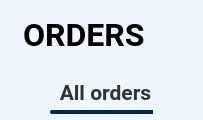
         <widget class="QFrame" name="Menu_orders">
          <property name="minimumSize">
           <size>
            <width>0</width>
            <height>120</height>
           </size>
          </property>
          <property name="maximumSize">
           <size>
            <width>16777215</width>
            <height>120</height>
           </size>
          </property>
          <property name="styleSheet">
           <string notr="true">*{
background-color: rgb(240, 246, 255);
}
QPushButton{
border-radius:none;
color: rgb(186, 189, 182);
}
QPushButton:hover{
;
	color: rgb(0, 0, 0);
}</string>
          </property>
          <property name="frameShape">
           <enum>QFrame::NoFrame</enum>
          </property>
          <property name="frameShadow">
           <enum>QFrame::Raised</enum>
          </property>
          <layout class="QHBoxLayout" name="horizontalLayout_5" stretch="1750,50,190">
           <property name="spacing">
            <number>0</number>
           </property>
           <property name="leftMargin">
            <number>0</number>
           </property>
           <property name="topMargin">
            <number>0</number>
           </property>
           <property name="rightMargin">
            <number>0</number>
           </property>
           <property name="bottomMargin">
            <number>0</number>
           </property>
           <item>
            <widget class="QFrame" name="frame">
             <property name="frameShape">
              <enum>QFrame::NoFrame</enum>
             </property>
             <property name="frameShadow">
              <enum>QFrame::Raised</enum>
             </property>
             <layout class="QVBoxLayout" name="verticalLayout_15" stretch="70,0">
              <property name="spacing">
               <number>0</number>
              </property>
              <property name="leftMargin">
               <number>0</number>
              </property>
              <property name="topMargin">
               <number>0</number>
              </property>
              <property name="rightMargin">
               <number>0</number>
              </property>
              <property name="bottomMargin">
               <number>0</number>
              </property>
              <item>
               <widget class="QLabel" name="Orders_label">
                <property name="minimumSize">
                 <size>
                  <width>0</width>
                  <height>70</height>
                 </size>
                </property>
                <property name="maximumSize">
                 <size>
                  <width>16777215</width>
                  <height>70</height>
                 </size>
                </property>
                <property name="font">
                 <font>
                  <family>Roboto</family>
                  <pointsize>24</pointsize>
                  <weight>75</weight>
                  <italic>false</italic>
                  <bold>true</bold>
                  <underline>false</underline>
                  <strikeout>false</strikeout>
                  <kerning>true</kerning>
                 </font>
                </property>
                <property name="styleSheet">
                 <string notr="true">margin-left: 15px;</string>
                </property>
                <property name="text">
                 <string>ORDERS</string>
                </property>
               </widget>
              </item>
              <item>
               <widget class="QFrame" name="Menu_frame">
                <property name="minimumSize">
                 <size>
                  <width>0</width>
                  <height>50</height>
                 </size>
                </property>
                <property name="maximumSize">
                 <size>
                  <width>16777215</width>
                  <height>50</height>
                 </size>
                </property>
                <property name="cursor">
                 <cursorShape>ArrowCursor</cursorShape>
                </property>
                <property name="styleSheet">
                 <string notr="true">QPushButton#Allorders_btn{
	color: rgb(46, 52, 54);
}
QFrame#underline_1{
background-color: rgb(0, 41, 77);
border-radius:2px;
}</string>
                </property>
                <property name="frameShape">
                 <enum>QFrame::NoFrame</enum>
                </property>
                <property name="frameShadow">
                 <enum>QFrame::Raised</enum>
                </property>
                <widget class="QPushButton" name="Allorders_btn">
                 <property name="geometry">
                  <rect>
                   <x>40</x>
                   <y>10</y>
                   <width>131</width>
                   <height>26</height>
                  </rect>
                 </property>
                 <property name="font">
                  <font>
                   <family>Roboto</family>
                   <pointsize>16</pointsize>
                   <weight>75</weight>
                   <bold>true</bold>
                   <underline>false</underline>
                  </font>
                 </property>
                 <property name="cursor">
                  <cursorShape>PointingHandCursor</cursorShape>
                 </property>
                 <property name="styleSheet">
                  <string notr="true"/>
                 </property>
                 <property name="text">
                  <string>All orders</string>
                 </property>
                 <property name="default">
                  <bool>true</bool>
                 </property>
                 <property name="flat">
                  <bool>true</bool>
                 </property>
                </widget>
                <widget class="QFrame" name="underline_1">
                 <property name="geometry">
                  <rect>
                   <x>50</x>
                   <y>40</y>
                   <width>111</width>
                   <height>4</height>
                  </rect>
                 </property>
                 <property name="minimumSize">
                  <size>
                   <width>0</width>
                   <height>4</height>
                  </size>
                 </property>
                 <property name="maximumSize">
                  <size>
                   <width>120</width>
                   <height>4</height>
                  </size>
                 </property>
                 <property name="styleSheet">
                  <string notr="true"/>
                 </property>
                 <property name="frameShape">
                  <enum>QFrame::NoFrame</enum>
                 </property>
                 <property name="frameShadow">
                  <enum>QFrame::Raised</enum>
                 </property>
                </widget>
                <widget class="QFrame" name="underline_2">
                 <property name="enabled">
                  <bool>true</bool>
                 </property>
                 <property name="geometry">
                  <rect>
                   <x>170</x>
                   <y>40</y>
                   <width>171</width>
                   <height>4</height>
                  </rect>
                 </property>
                 <property name="minimumSize">
                  <size>
                   <width>0</width>
                   <height>4</height>
                  </size>
                 </property>
                 <property name="maximumSize">
                  <size>
                   <width>16777215</width>
                   <height>4</height>
                  </size>
                 </property>
                 <property name="cursor">
                  <cursorShape>ArrowCursor</cursorShape>
                 </property>
                 <property name="styleSheet">
                  <string notr="true"/>
                 </property>
                 <property name="frameShape">
                  <enum>QFrame::NoFrame</enum>
                 </property>
                 <property name="frameShadow">
                  <enum>QFrame::Raised</enum>
                 </property>
                </widget>
                <widget class="QPushButton" name="UGV1_btn">
                 <property name="geometry">
                  <rect>
                   <x>170</x>
                   <y>10</y>
                   <width>181</width>
                   <height>25</height>
                  </rect>
                 </property>
                 <property name="font">
                  <font>
                   <family>Roboto</family>
                   <pointsize>16</pointsize>
                   <weight>75</weight>
                   <bold>true</bold>
                   <underline>false</underline>
                  </font>
                 </property>
                 <property name="cursor">
                  <cursorShape>PointingHandCursor</cursorShape>
                 </property>
                 <property name="styleSheet">
                  <string notr="true"/>
                 </property>
                 <property name="text">
                  <string>VIAM-UGV500</string>
                 </property>
                 <property name="default">
                  <bool>true</bool>
                 </property>
                 <property name="flat">
                  <bool>true</bool>
                 </property>
                </widget>
                <zorder>underline_2</zorder>
                <zorder>Allorders_btn</zorder>
                <zorder>underline_1</zorder>
                <zorder>UGV1_btn</zorder>
               </widget>
              </item>
             </layout>
            </widget>
           </item>
           <item>
            <widget class="QFrame" name="frame_3">
             <property name="frameShape">
              <enum>QFrame::NoFrame</enum>
             </property>
             <property name="frameShadow">
              <enum>QFrame::Raised</enum>
             </property>
             <layout class="QVBoxLayout" name="verticalLayout_16">
              <item>
               <widget class="QPushButton" name="Clear_btn">
                <property name="styleSheet">
                 <string notr="true">image: url(:/icon/Refresh_icon.png);</string>
                </property>
                <property name="text">
                 <string/>
                </property>
                <property name="iconSize">
                 <size>
                  <width>50</width>
                  <height>50</height>
                 </size>
                </property>
               </widget>
              </item>
             </layout>
            </widget>
           </item>
           <item>
            <widget class="QWidget" name="widget" native="true">
             <property name="styleSheet">
              <string notr="true">image: url(:/logo/icon_APP.png);</string>
             </property>
            </widget>
           </item>
          </layout>
         </widget>
